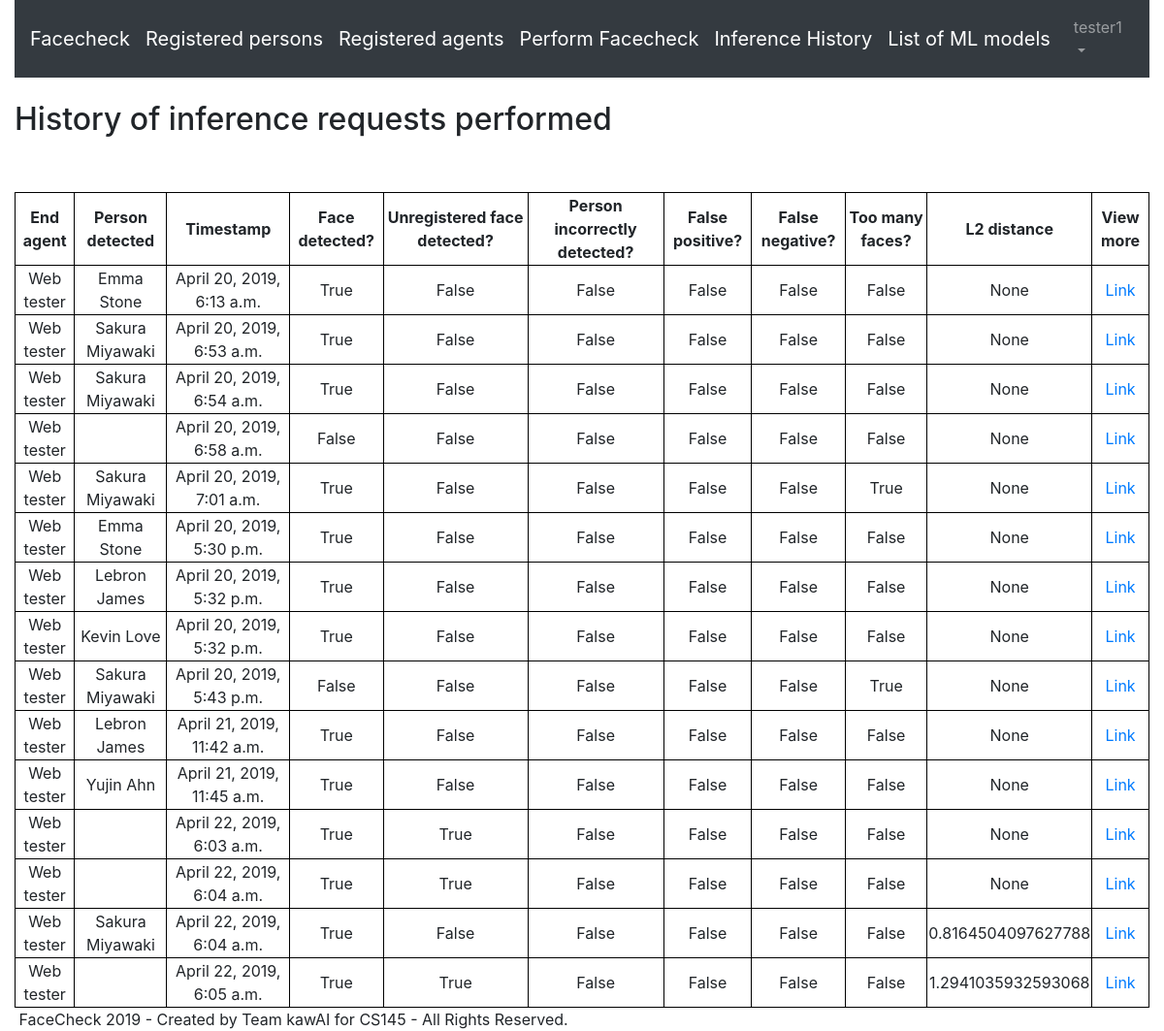
The app's page /inferences/history (signed in), older data.
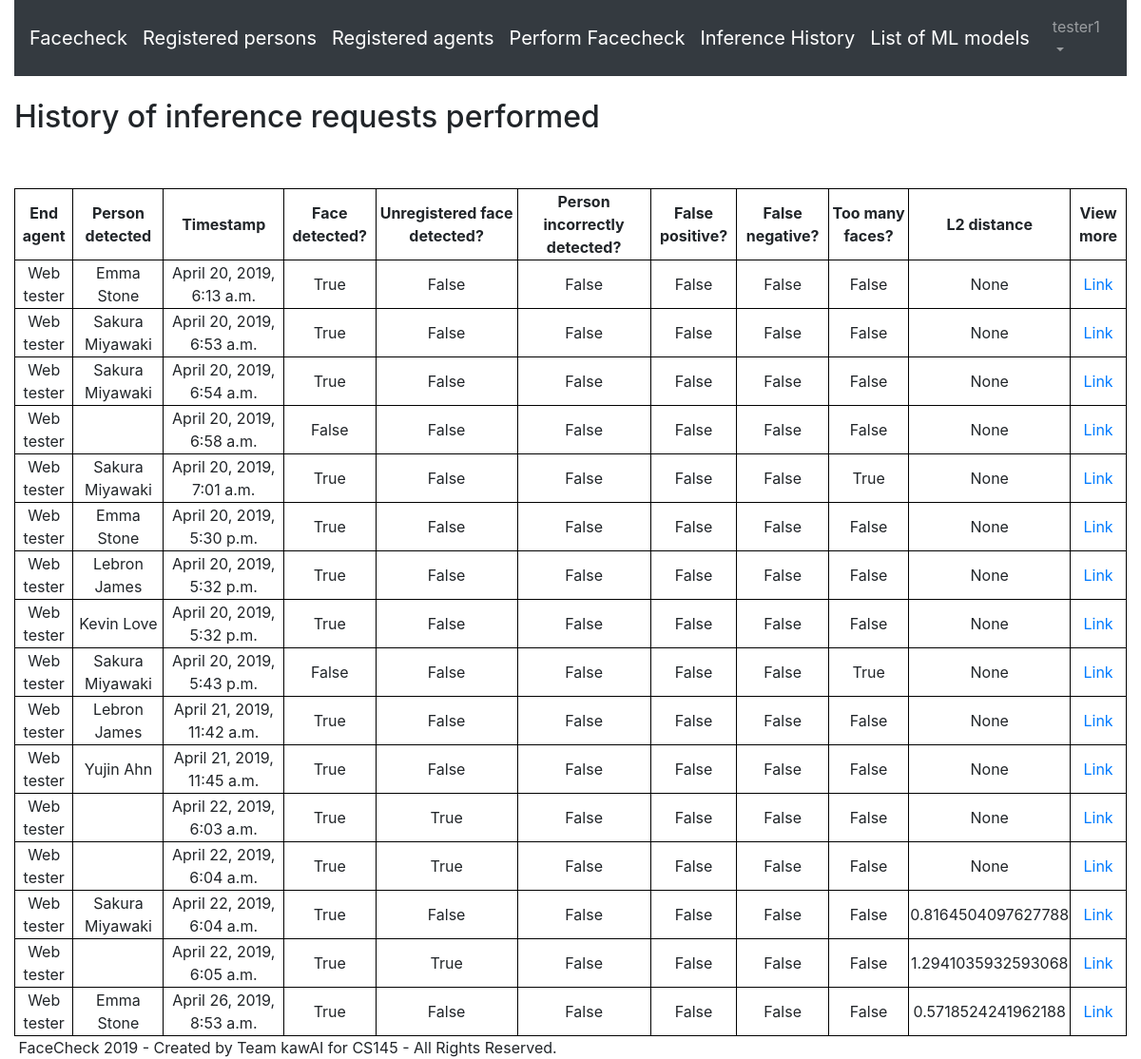
The same page, newer data.
### faces/models.py (models this page shows, shortened)
class CustomUser(AbstractUser):
    def __str__(self):
        return "%i - %s"%(self.id, self.username)

class InferenceRequest(Model):
    endagent = models.ForeignKey(EndAgent, on_delete=models.CASCADE)
    person = models.ForeignKey(RegisteredPerson, on_delete=models.SET_NULL, blank=True, null=True)
    inference = models.ImageField(upload_to=infphotopath, default='defaultinference.jpg')
    timestamp = models.DateTimeField()
    face_detected = models.BooleanField('A face was detected', default=True)
    unknown_detected = models.BooleanField('An unknown face was detected', default=False)
    incorrect_identification = models.BooleanField(default=False)
    false_positive = models.BooleanField(default=False)
    false_negative = models.BooleanField(default=False)
    too_many_faces = models.BooleanField(default=False)
    l2_distance = models.FloatField("L2 distance between target face and nearest face in dataset", blank=True, null=True)

class EndAgent(Model):
    manager = models.ForeignKey(CustomUser, on_delete=models.CASCADE)
    name = models.CharField('Name of End Agent', max_length=30, blank=False)
    location = models.CharField('Location of Agent', max_length=50, blank=True)
    inf_count = models.PositiveIntegerField("Inferences performed count", default=0)
    ii_count = models.PositiveIntegerField("Incorrect identifications count", default=0)
    fp_count = models.PositiveIntegerField("False positives count", default=0)
    fn_count = models.PositiveIntegerField("False negatives count", default=0)

class RegisteredPerson(Model):
    first_name = models.CharField('First name', max_length=40)
    last_name = models.CharField('Last name', max_length=25)
    is_enrstudent = models.BooleanField('Is an enrolled UP student', default=True)
    is_faculty = models.BooleanField('Is a faculty member', default=False)
    studentnum = models.CharField('Student/faculty number', max_length=9, null=True, blank=True)
    degreeprog = models.CharField('Degree program', max_length=50, null=True, blank=True)
    numphotos = models.PositiveIntegerField('Number of sample photos', default=0)

### faces/views.py (the view)
# urls.py: path('inferences/history', views.ListInferences.as_view(), name='list_inferences'),
class ListInferences(LoginRequiredMixin, ListView):
    model = InferenceRequest
    template_name = 'inferences_list.html'
    context_object_name = 'targetlist'

### templates/inferences_list.html (shortened to what this page needs)
{% extends "base.html" %}
{% block content %}
<h2> History of inference requests performed </h2>
<br><br>
<table>
    <tr>
        <th> End agent </th>
        <th> Person detected </th>
        <th> Timestamp </th>
        <th> Face detected? </th>
        <th> Unregistered face detected? </th>
        <th> Person incorrectly detected? </th>
        <th> False positive? </th>
        <th> False negative? </th>
        <th> Too many faces? </th>
        <th> L2 distance </th>
        <th> View more </th>
    <tr>
{% for item in targetlist %}
    <tr>
        <td> {{item.endagent.name}} </td>
        <td>{{item.person.first_name}} {{item.person.last_name}}</td>
        <td> {{item.timestamp}} </td>
        <td> {{item.face_detected}} </td>
        <td> {{item.unknown_detected}} </td>
        <td> {{item.incorrect_identification}}</td>
        <td> {{item.false_positive}} </td>
        <td> {{item.false_negative}} </td>
        <td> {{item.too_many_faces}} </td>
        <td> {{item.l2_distance}} </td>
        <td> <a href="{% url 'view_inference' item.id %}"> Link</a> </td>
{% empty %}
<tr> <td colspan="11"> None </td></tr>
{% endfor %}
</table>
{% endblock %}

### templates/base.html (shortened to what this page needs)
{% load static %}
<!doctype html>
<html lang="en">
  <head>
    <link rel='stylesheet' href='https://use.fontawesome.com/releases/v5.5.0/css/all.css'>
    <link rel="stylesheet" href="https://cdnjs.cloudflare.com/ajax/libs/font-awesome/4.7.0/css/font-awesome.min.css">
    <link rel="stylesheet" href="https://stackpath.bootstrapcdn.com/bootstrap/4.1.3/css/bootstrap.min.css">
  </head>
  <body>
    <div class="container-fluid">
        <header>
            <nav class="navbar navbar-expand-md navbar-dark bg-dark mb-4">
              <a class="navbar-brand" href="{% url 'home' %}">Facecheck</a>
              {% if user.is_authenticated %}
              <a class="navbar-brand" href="{% url 'list_persons' %}"> Registered persons</a>
              <a class="navbar-brand" href="{% url 'list_agents' %}"> Registered agents </a>
              <a class="navbar-brand" href="{% url 'make_inference' %}"> Perform Facecheck </a>
              <a class="navbar-brand" href="{% url 'list_inferences' %}"> Inference History </a>
              <a class="navbar-brand" href="{% url 'list_models' %}"> List of ML models </a>
              {% endif %}
              <div class="collapse navbar-collapse" id="navbarCollapse">
                {% if user.is_authenticated %}
                  <ul class="navbar-nav ml-auto">
                    <li class="nav-item">
                      <a class="nav-link dropdown-toggle" href="#" id="userMenu"\
                      data-toggle="dropdown" aria-haspopup="true" aria-expanded\
                      ="false">
                        {{ user.username }}
                      </a>
                    </li>
                  </ul>
                {% else %}
                  <form class="form-inline ml-auto">
                    <a href="{% url 'login' %}" class="btn btn-outline-secondary">
                    Log In</a>
                  </form>
                {% endif %}
              </div>
            </nav>
        </header>
        <div>
          {% block content %}
          {% endblock content %}
        </div>
        <footer class="footerdiv">
          &nbsp;FaceCheck 2019 - Created by Team kawAI for CS145 - All Rights Reserved.
        </footer>
    </div>
  </body>
</html>

### templates/base.html (style rules this page uses)
table, th, td { border: 1px solid black; text-align: center }

Row changes from the older to the newer data that the page shows:
added InferenceRequest: endagent.name "Web tester", person.first_name "Emma", person.last_name "Stone", timestamp "April 26, 2019, 8:53 a.m.", face_detected "True", unknown_detected "False", incorrect_identification "False", false_positive "False", false_negative "False", too_many_faces "False", l2_distance "0.5718524241962188"
